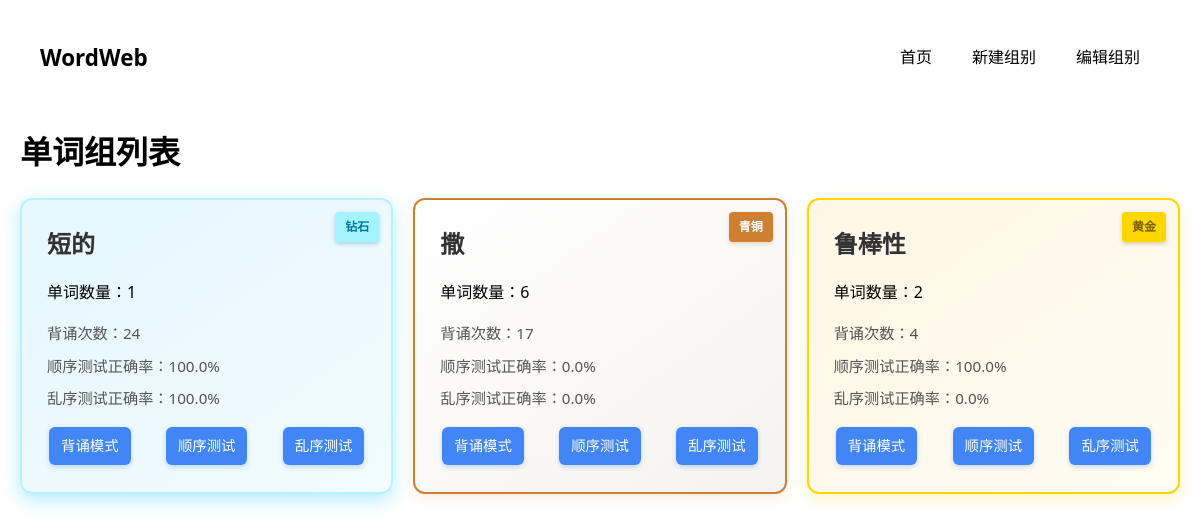
Before: / with the older database file.
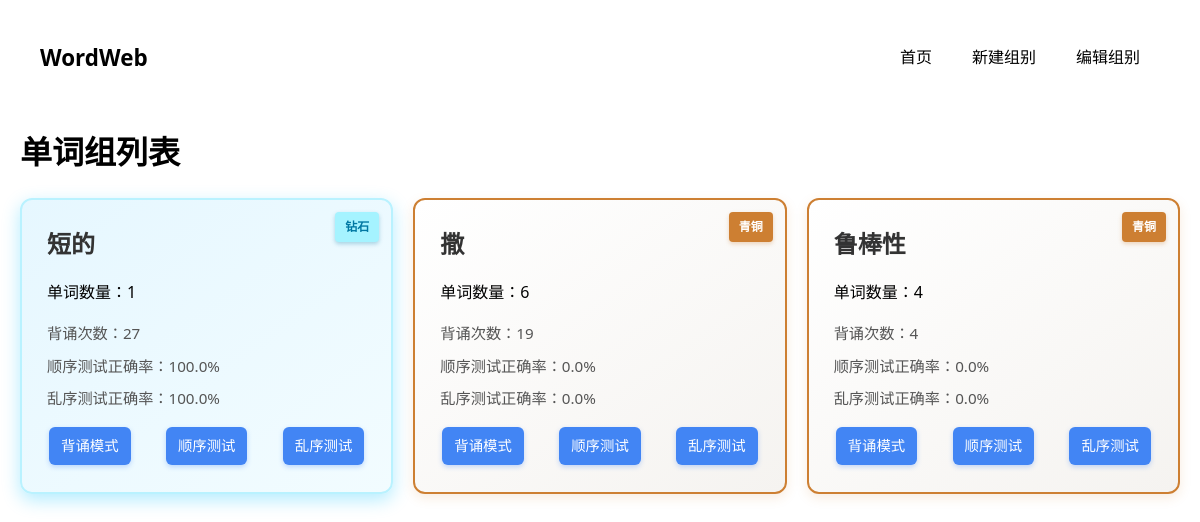
After: the same page with the newer database file.
### app/models.py (models this page shows)
class WordGroup(db.Model):
    id = db.Column(db.Integer, primary_key=True)
    name = db.Column(db.String(100), unique=True, nullable=False)
    created_at = db.Column(db.DateTime, default=datetime.utcnow)
    words = db.relationship('Word', backref='group', lazy='dynamic', cascade='all, delete-orphan')
    stats = db.relationship('GroupStats', backref='group', uselist=False, cascade='all, delete-orphan')

class GroupStats(db.Model):
    id = db.Column(db.Integer, primary_key=True)
    group_id = db.Column(db.Integer, db.ForeignKey('word_group.id'), unique=True)
    study_count = db.Column(db.Integer, default=0)
    order_quiz_count = db.Column(db.Integer, default=0)
    random_quiz_count = db.Column(db.Integer, default=0)
    last_score = db.Column(db.Float, default=0.0)  # 顺序测试正确率
    random_last_score = db.Column(db.Float, default=0.0)  # 乱序测试正确率

### app/blueprints/main.py (the view)
@main_bp.route('/')
def index():
    groups = WordGroup.query.all()
    return render_template('index.html', groups=groups)

### app/templates/index.html (shortened to what this page needs)
{% extends "base.html" %}
{% block content %}
<h1>单词组列表</h1>
<div class="group-list">
    {% for group in groups %}
    <div class="group-card
        {% if group.stats.random_last_score == 1.0 %}diamond-card
        {% elif group.stats.last_score == 1.0 %}gold-card
        {% elif group.stats.study_count >= 3 %}bronze-card
        {% endif %}">
        <h2>{{ group.name }}</h2>
        <p>单词数量：{{ group.words.count() }}</p>
        <div class="stats">
            <span>背诵次数：{{ group.stats.study_count }}</span>
            <span>顺序测试正确率：{{ "%.1f"|format(group.stats.last_score*100) }}%</span>
            <span>乱序测试正确率：{{ "%.1f"|format((group.stats.random_last_score or 0)*100) }}%</span>
        </div>
        <div class="actions">
            <a href="{{ url_for('practice.study_mode', group_id=group.id) }}" class="btn btn-primary">背诵模式</a>
            <a href="{{ url_for('practice.quiz_mode', group_id=group.id, mode='order') }}" class="btn btn-primary">顺序测试</a>
            <a href="{{ url_for('practice.quiz_mode', group_id=group.id, mode='random') }}" class="btn btn-primary">乱序测试</a>
        </div>
        {% if group.stats.random_last_score == 1.0 %}
        <div class="card-badge diamond">钻石</div>
        {% elif group.stats.last_score == 1.0 %}
        <div class="card-badge gold">黄金</div>
        {% elif group.stats.study_count >= 3 %}
        <div class="card-badge bronze">青铜</div>
        {% endif %}
    </div>
    {% endfor %}
</div>
{% endblock %}

### app/templates/base.html (shortened to what this page needs)
<!DOCTYPE html>
<html>
<head>
    <link rel="stylesheet" href="{{ url_for('static', filename='style.css') }}">
</head>
<body>
    <nav>
        <a href="{{ url_for('main.index') }}" class="brand">WordWeb</a>
        <div class="nav-links">
            <a href="{{ url_for('main.index') }}">首页</a>
            <a href="{{ url_for('groups.create_group') }}">新建组别</a>
            <a href="{{ url_for('groups.manage_groups') }}">编辑组别</a>
        </div>
    </nav>
    <div class="container">
        {% block content %}{% endblock %}
    </div>
</body>
</html>

### app/static/style.css (style rules this page uses)
body { font-family: 'Segoe UI', Tahoma, Geneva, Verdana, sans-serif; max-width: 1200px; margin: 0 auto; padding: 20px; line-height: 1.6; }
nav { background: #f8f9fa; padding: 15px; margin-bottom: 30px; border-radius: 5px; }
nav a { margin-right: 20px; text-decoration: none; color: #333; }
.group-list { display: grid; grid-template-columns: repeat(auto-fill, minmax(300px, 1fr)); gap: 20px; }
.group-card { background: #fff; border: 1px solid #ddd; border-radius: 8px; padding: 20px; box-shadow: 0 2px 4px rgba(0,0,0,0.1); }
.group-card h2 { margin-top: 0; color: #2c3e50; }
.stats span { display: block; margin: 5px 0; font-size: 0.9em; color: #666; }
.group-card { background: #fff; border-radius: 12px; padding: 25px; margin-bottom: 20px; box-shadow: 0 4px 12px rgba(0,0,0,0.08); border: 1px solid #e0e0e0; transition: transform 0.2s ease, box-shadow 0.2s ease; }
.group-card h2 { margin-top: 0; margin-bottom: 15px; color: #333; font-size: 1.5rem; }
.stats { margin: 15px 0; }
.stats span { display: block; margin: 8px 0; font-size: 0.95rem; color: #555; }
.actions { display: flex; flex-wrap: wrap; gap: 8px; margin-top: 15px; }
.btn { display: inline-block; padding: 10px 18px; margin: 5px; border: none; border-radius: 6px; box-shadow: 0 2px 4px rgba(0,0,0,0.2); text-decoration: none; text-align: center; font-weight: 500; font-size: 1rem; cursor: pointer; transition: all 0.3s ease; }
button.btn, a.btn { font-size: 1rem; font-family: inherit; line-height: 1.5; }
.btn-primary { background: #4285f4; color: white; }
.group-card .btn { padding: 8px 12px; font-size: 0.9rem; margin: 3px; }
.group-card .actions { display: flex; flex-wrap: nowrap; justify-content: space-between; gap: 5px; margin-top: 15px; width: 100%; }
@media (min-width: 768px) { .group-list { grid-template-columns: repeat(auto-fill, minmax(350px, 1fr)); } }
.actions .btn { margin: 2px; }
.group-list .bronze-card { background: linear-gradient(145deg, #fff, #f5f3f0); border: 2px solid #cd7f32 !important; box-shadow: 0 4px 12px rgba(205, 127, 50, 0.15) !important; position: relative; overflow: hidden; animation: bronze-pulse 3s infinite; }
.group-list .diamond-card { background: linear-gradient(145deg, #e6f7ff, #f2fcff); border: 2px solid #b9f2ff !important; box-shadow: 0 6px 18px rgba(0, 191, 255, 0.3) !important; position: relative; overflow: hidden; animation: diamond-pulse 2s infinite; }
.card-badge { position: absolute; top: 12px; right: 12px; padding: 5px 10px; border-radius: 4px; font-size: 0.75rem; font-weight: bold; z-index: 2; }
.card-badge.bronze { background-color: #cd7f32; color: white; box-shadow: 0 2px 4px rgba(205, 127, 50, 0.3); }
.card-badge.diamond { background-color: #a5f3ff; color: #0078a3; box-shadow: 0 2px 4px rgba(0, 120, 163, 0.3); }
nav { background: white; padding: 15px 20px; margin-bottom: 30px; border-radius: var(--border-radius); box-shadow: var(--card-shadow); display: flex; justify-content: space-between; align-items: center; }
nav .brand { font-size: 1.4rem; font-weight: bold; color: var(--primary-color); text-decoration: none; }
nav .nav-links { display: flex; gap: 20px; }
nav a { position: relative; margin-right: 20px; text-decoration: none; color: var(--medium-text); padding: 5px 0; font-weight: 500; transition: color var(--transition-speed); }
nav a::after { content: ''; position: absolute; bottom: 0; left: 0; width: 0; height: 2px; background-color: var(--primary-color); transition: width var(--transition-speed); }
.btn { display: inline-flex; align-items: center; justify-content: center; padding: 10px 20px; font-weight: 500; font-size: 1rem; border-radius: 6px; cursor: pointer; transition: all 0.2s ease; text-decoration: none; }
.btn-primary { background: var(--primary-color, #4285f4); color: white; border: none; box-shadow: 0 2px 5px rgba(66, 133, 244, 0.3); }

Changed rows visible on the page:
changed through a linked row, WordGroup "短的": stats.study_count "24" → "27"
changed through a linked row, WordGroup (number 2 of 3 on the later page): stats.study_count "17" → "19"
computed for WordGroup "鲁棒性": words.count "2" → "4"; text "黄金" → "青铜"
changed GroupStats (number 3 of 3 on the later page): last_score 1 → 0 (drawn); group.stats.last_score*100 "100.0" → "0.0"
